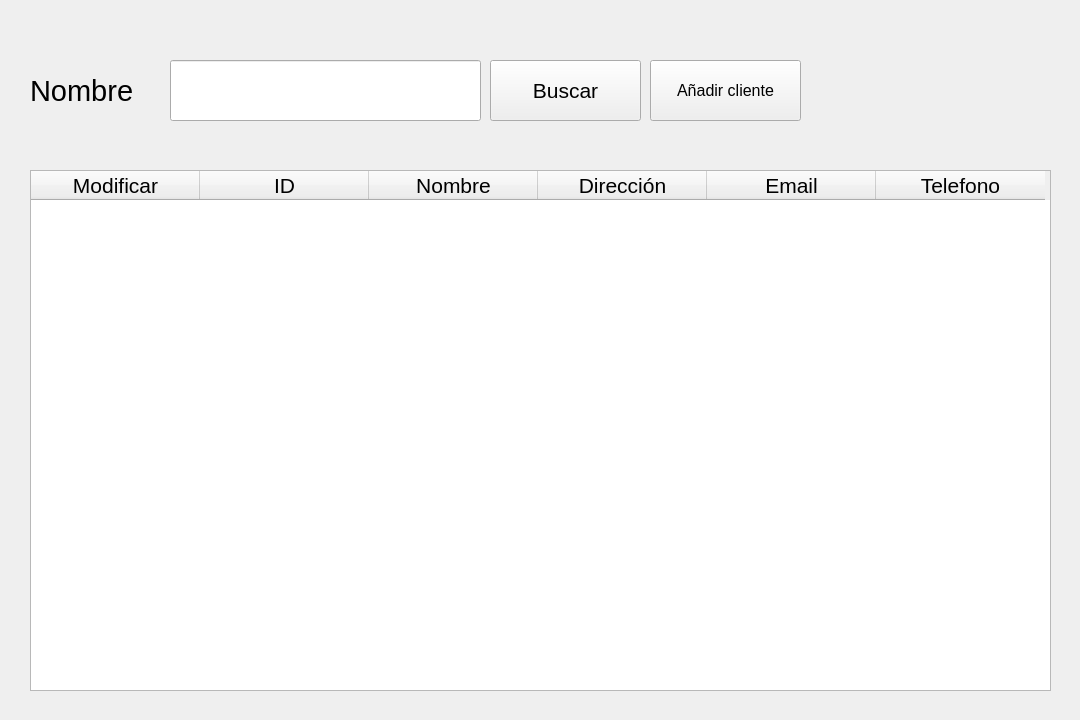
<?xml version="1.0" encoding="UTF-8"?>
<ui version="4.0">
 <class>MainWindow</class>
 <widget class="QMainWindow" name="MainWindow">
  <property name="enabled">
   <bool>true</bool>
  </property>
  <property name="geometry">
   <rect>
    <x>0</x>
    <y>0</y>
    <width>1080</width>
    <height>720</height>
   </rect>
  </property>
  <property name="windowTitle">
   <string>MainWindow</string>
  </property>
  <widget class="QWidget" name="centralwidget">
   <widget class="QLabel" name="label_3">
    <property name="geometry">
     <rect>
      <x>820</x>
      <y>30</y>
      <width>231</width>
      <height>121</height>
     </rect>
    </property>
    <property name="font">
     <font>
      <pointsize>16</pointsize>
     </font>
    </property>
    <property name="text">
     <string/>
    </property>
    <property name="pixmap">
     <pixmap>:/prefijoNuevo/s.png</pixmap>
    </property>
    <property name="scaledContents">
     <bool>true</bool>
    </property>
   </widget>
   <widget class="QPushButton" name="pushButton_5">
    <property name="geometry">
     <rect>
      <x>490</x>
      <y>60</y>
      <width>151</width>
      <height>61</height>
     </rect>
    </property>
    <property name="font">
     <font>
      <pointsize>16</pointsize>
     </font>
    </property>
    <property name="text">
     <string>Buscar</string>
    </property>
   </widget>
   <widget class="QLineEdit" name="lineEdit_2">
    <property name="geometry">
     <rect>
      <x>170</x>
      <y>60</y>
      <width>311</width>
      <height>61</height>
     </rect>
    </property>
    <property name="font">
     <font>
      <pointsize>20</pointsize>
     </font>
    </property>
    <property name="text">
     <string/>
    </property>
   </widget>
   <widget class="QTableWidget" name="tableWidget">
    <property name="geometry">
     <rect>
      <x>30</x>
      <y>170</y>
      <width>1021</width>
      <height>521</height>
     </rect>
    </property>
    <property name="font">
     <font>
      <family>MS Shell Dlg 2</family>
      <pointsize>16</pointsize>
     </font>
    </property>
    <property name="sizeAdjustPolicy">
     <enum>QAbstractScrollArea::AdjustToContents</enum>
    </property>
    <property name="wordWrap">
     <bool>true</bool>
    </property>
    <attribute name="horizontalHeaderVisible">
     <bool>true</bool>
    </attribute>
    <attribute name="horizontalHeaderCascadingSectionResizes">
     <bool>true</bool>
    </attribute>
    <attribute name="horizontalHeaderMinimumSectionSize">
     <number>169</number>
    </attribute>
    <attribute name="horizontalHeaderDefaultSectionSize">
     <number>169</number>
    </attribute>
    <attribute name="horizontalHeaderHighlightSections">
     <bool>true</bool>
    </attribute>
    <attribute name="horizontalHeaderStretchLastSection">
     <bool>false</bool>
    </attribute>
    <column>
     <property name="text">
      <string>Modificar</string>
     </property>
    </column>
    <column>
     <property name="text">
      <string>ID</string>
     </property>
    </column>
    <column>
     <property name="text">
      <string>Nombre</string>
     </property>
    </column>
    <column>
     <property name="text">
      <string>Dirección</string>
     </property>
    </column>
    <column>
     <property name="text">
      <string>Email</string>
     </property>
    </column>
    <column>
     <property name="text">
      <string>Telefono</string>
     </property>
    </column>
   </widget>
   <widget class="QPushButton" name="pushButton_7">
    <property name="geometry">
     <rect>
      <x>650</x>
      <y>60</y>
      <width>151</width>
      <height>61</height>
     </rect>
    </property>
    <property name="font">
     <font>
      <pointsize>12</pointsize>
     </font>
    </property>
    <property name="text">
     <string>Añadir cliente</string>
    </property>
   </widget>
   <widget class="QLabel" name="label">
    <property name="geometry">
     <rect>
      <x>30</x>
      <y>60</y>
      <width>141</width>
      <height>61</height>
     </rect>
    </property>
    <property name="font">
     <font>
      <pointsize>22</pointsize>
     </font>
    </property>
    <property name="text">
     <string>Nombre</string>
    </property>
   </widget>
  </widget>
 </widget>
 <resources>
  <include location="../img/logo.qrc"/>
 </resources>
 <connections/>
</ui>
